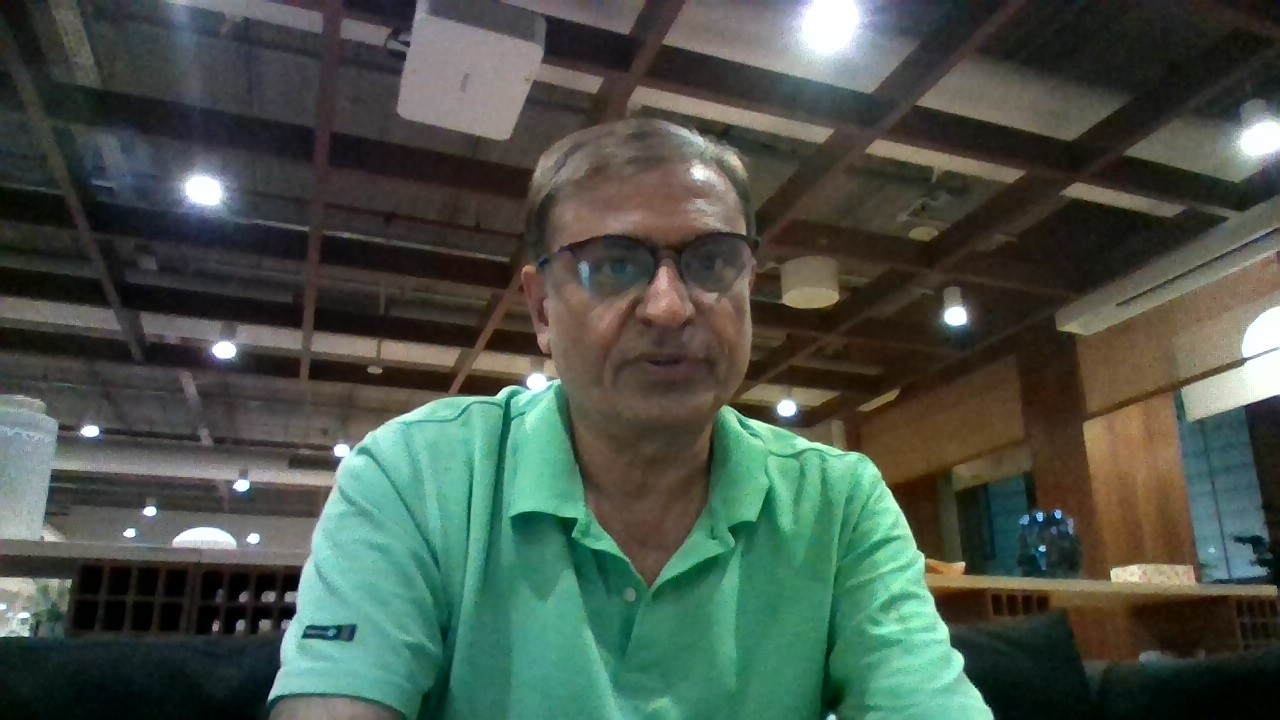
#> input picture ak50.jpg, 1280 x 720 px
$ jupyter execute AK_CV_First_Program.ipynb
#> lines starting #> are read from the running program, lines starting #| are printed output that depends on the picture
[cell 1]
# This program will read an image and process it for size reduction, color change etc.
# This is written for "COMPUTER-VISION" learning.

# Load numpy and OpenCV Libraries
import numpy as np
import cv2

print ("Please make sure the picture file is in the same directory")
filename=input("Please type your picture filename:")
#> the answer given: ak50.jpg

#Read an Image from the same directory
ak_color=cv2.imread(filename)
#> ak_color is the input picture: shape (720, 1280, 3); mean B, G, R 73.2, 83.1, 72.8

# Show the Image on Screen
cv2.imshow('image',ak_color)

# Wait till next
cv2.waitKey(0)

# SHow the SIZE of the Image
AK= np.array (ak_color)
print (ak_color.shape)
#| (720, 1280, 3)

# Show the Data of the FILE representing the IMAGE
cv2.imshow ("Basic Image",ak_color)

# Image Enhancement/ Mixing
Line= AK[400,200]
#> Line = [66, 65, 67]
NEWAK=AK+Line
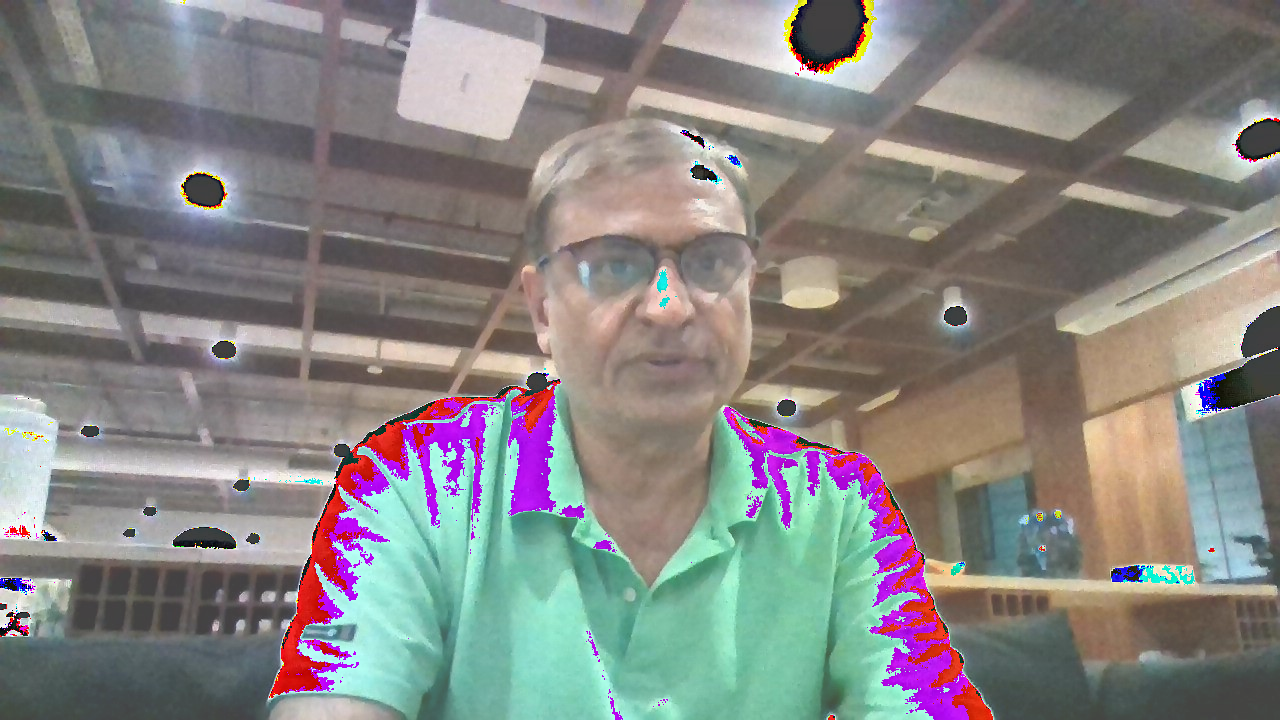
#> NEWAK: shape (720, 1280, 3); mean B, G, R 130.4, 132.7, 134.7
cv2.imshow ("Line Printed", NEWAK)
cv2.waitKey(0)

# Change the SIZE of the Resized Image and show the Resized Image along with its NEW SIZE
new_dim=(100,60)
ak_resized=cv2.resize(ak_color,new_dim,0)
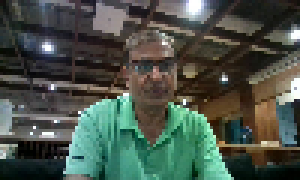
#> ak_resized: shape (60, 100, 3) (shown 3 times larger); mean B, G, R 73.3, 83.2, 72.8
cv2.imshow('Resized Image',ak_resized)
cv2.waitKey(0)
print (ak_resized.shape)
#| (60, 100, 3)

# Change the COLOR of the Resized Image and show the same
ak_bandw=cv2.cvtColor(ak_resized, cv2.COLOR_BGR2GRAY)
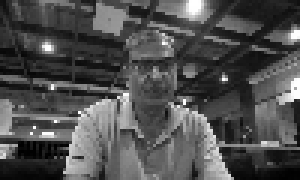
#> ak_bandw: shape (60, 100) (shown 3 times larger); min 0, max 255, mean 79
cv2.imshow('Black and White Image', ak_bandw)
cv2.waitKey(0)

[cell 2]
# Image Enhancement/ Mixing
cv2.imshow("Origonal Picture", NEWAK)
cv2.waitKey(0)
Line= AK[500,400]
#> Line = [123, 143, 60]
NEWAK=AK+Line
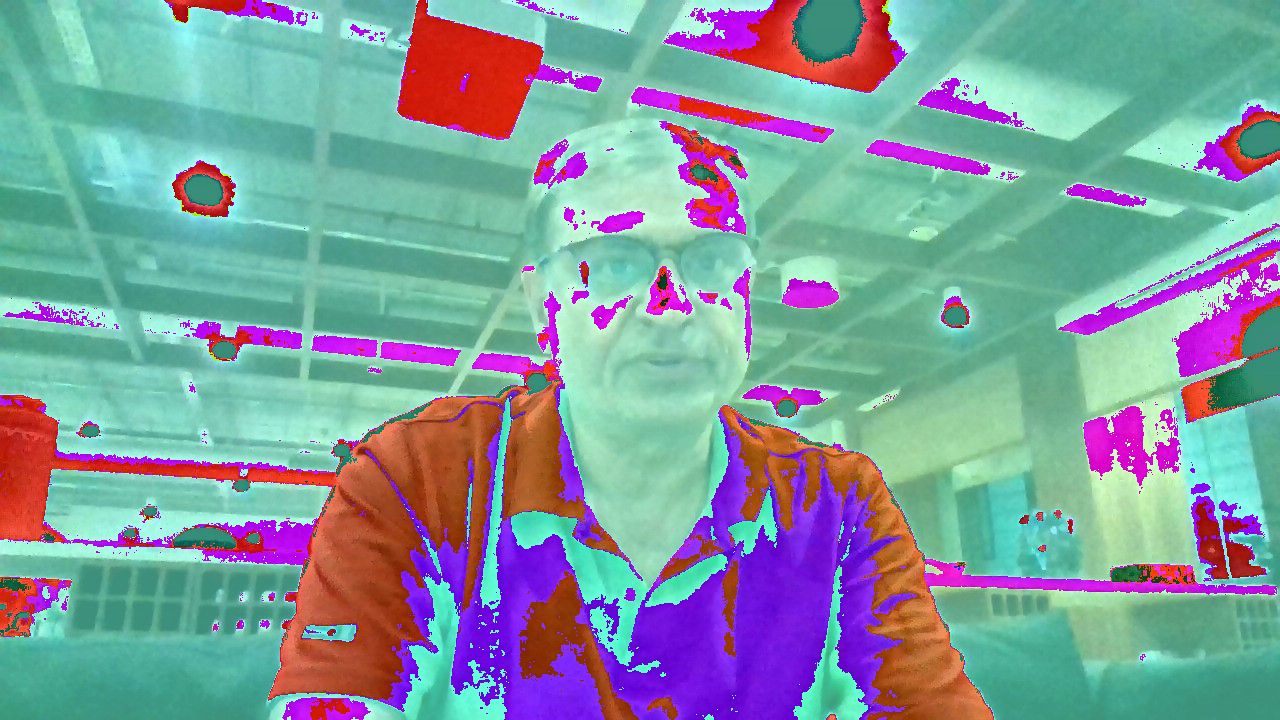
#> NEWAK: shape (720, 1280, 3); mean B, G, R 158.2, 154.1, 128.4
cv2.imshow ("Enhanced or Mixed Image", NEWAK)
cv2.waitKey(0)
